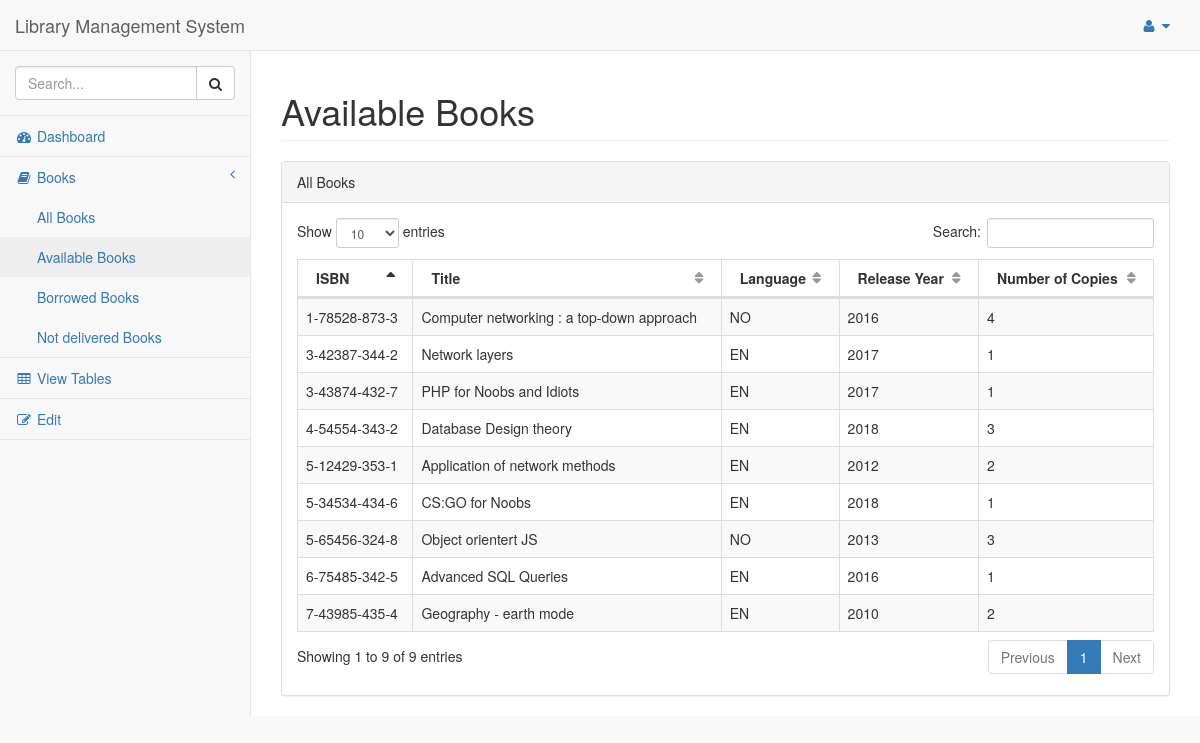
Screenshot of /pages/available_books.php with the database file from the repository.
### tables this page shows
CREATE TABLE Book (
  ISBN VARCHAR(17) NOT NULL UNIQUE,
  Publisher_ID INT NOT NULL,
  Title VARCHAR(45) NOT NULL,
  Year INT(4) NOT NULL,
  Language VARCHAR(2) NOT NULL,
  Dewey VARCHAR(45) NOT NULL,
  Notes VARCHAR(255) NULL,
  PRIMARY KEY (ISBN),
  FOREIGN KEY (Publisher_ID) REFERENCES Publisher(ID)
);

### pages/available_books.php (the view, shortened to what this page needs)
<!DOCTYPE html>
<html lang="en">
<head>
    <link href="../vendor/bootstrap/css/bootstrap.min.css" rel="stylesheet">
    <link href="../vendor/metisMenu/metisMenu.min.css" rel="stylesheet">
    <link href="../vendor/datatables-plugins/dataTables.bootstrap.css" rel="stylesheet">
    <link href="../vendor/datatables-responsive/dataTables.responsive.css" rel="stylesheet">
    <link href="../dist/css/sb-admin-2.css" rel="stylesheet">
    <link href="../vendor/font-awesome/css/font-awesome.min.css" rel="stylesheet" type="text/css">
</head>
<?php
    $myPDO = new PDO('sqlite:../database/LibraryDatabase.db');
    ?>
<body>
    <div id="wrapper">
        <nav class="navbar navbar-default navbar-static-top" role="navigation" style="margin-bottom: 0">
            <div class="navbar-header">
                <a class="navbar-brand" href="index.php">Library Management System</a>
            </div>
            <ul class="nav navbar-top-links navbar-right">
                <li class="dropdown">
                    <a class="dropdown-toggle" data-toggle="dropdown" href="#">
                        <i class="fa fa-user fa-fw"></i> <i class="fa fa-caret-down"></i>
                    </a>
                </li>
            </ul>
            <div class="navbar-default sidebar" role="navigation">
                <div class="sidebar-nav navbar-collapse">
                    <ul class="nav" id="side-menu">
                        <li class="sidebar-search">
                            <div class="input-group custom-search-form">
                                <input type="text" class="form-control" placeholder="Search...">
                                <span class="input-group-btn">
                                <button class="btn btn-default" type="button">
                                    <i class="fa fa-search"></i>
                                </button>
                            </span>
                            </div>
                        </li>
                        <li>
                            <a href="index.php"><i class="fa fa-dashboard fa-fw"></i> Dashboard</a>
                        </li>
                        <li>
                            <a href="#"><i class="fa fa-book fa-fw"></i> Books <span class="fa arrow"></span></a>
                            <ul class="nav nav-second-level">
                                <li>
                                    <a href="books.php">All Books</a>
                                </li>
                                <li>
                                    <a href="available_books.php">Available Books</a>
                                </li>
                                <li>
                                    <a href="borrowed_books.php">Borrowed Books</a>
                                </li>
                                <li>
                                    <a href="notdelivered_books.php">Not delivered Books</a>
                                </li>
                            </ul>
                        </li>
                        <li>
                            <a href="tables.html"><i class="fa fa-table fa-fw"></i> View Tables</a>
                        </li>
                        <li>
                            <a href="edit.php"><i class="fa fa-edit fa-fw"></i> Edit </a>                        </li>
                    </ul>
                </div>
            </div>
        </nav>
        <div id="page-wrapper">
            <div class="row">
                <div class="col-lg-12">
                    <h1 class="page-header">Available Books</h1>
                </div>
            </div>
            <div class="row">
                <div class="col-lg-12">
                    <div class="panel panel-default">
                        <div class="panel-heading">
                            All Books
                        </div>
                        <div class="panel-body">
                            <table width="100%" class="table table-striped table-bordered table-hover" id="dataTables-example">
                                <thead>
                                    <tr>
                                        <th>ISBN</th>
                                        <th>Title</th>
                                        <th>Language</th>
                                        <th>Release Year</th>
                                        <th>Number of Copies</th>
                                    </tr>
                                </thead>
                                <tbody>
                                <?php
                                $result = "SELECT b.ISBN, b.title, b.Language, b.Year, (SELECT COUNT(DISTINCT bc.Copy_ID))
                                            FROM Book b, Returns r, Loans l, Book_copies bc
                                            WHERE b.ISBN = bc.ISBN
                                            AND (l.Book_ID = bc.Copy_ID
                                            AND (SELECT COUNT(bc2.Copy_ID)
                                                  FROM Book_copies bc2
                                                  WHERE b.ISBN = bc2.ISBN) > ((SELECT COUNT(ID)
                                                                                FROM loans
                                                                                WHERE Book_ID = bc.Copy_ID) - (SELECT COUNT(ID)
                                                                                                                FROM Returns
                                                                                                                WHERE Loans_ID = l.ID)) OR (bc.Copy_ID NOT IN (SELECT Book_ID FROM Loans)))
                                            GROUP BY (b.ISBN)";
                                $res1 = $myPDO->query($result);
                                while ($row = $res1->fetch()) {
                                    $ISBN = $row[0];
                                    $title = $row[1];
                                    $language = $row[2];
                                    $year = $row[3];
                                    $numOfCopies = $row[4];
                                    echo '<tr>' . '<td>' . $ISBN . '</td>' . '<td>' . $title . '</td>' .
                                        '<td>' . $language . '</td>' . '<td>' . $year . '</td>' . '<td>' . $numOfCopies . '</td>'. '</tr>';
                                }
                                ?>
                                </tbody>
                            </table>
                        </div>
                    </div>
                </div>
            </div>
        </div>
    </div>
</body>
</html>

### rows the page displays
book: ISBN "1-78528-873-3", Title "Computer networking : a top-down approach", Language "NO", Year "2016", numOfCopies "4"
book: ISBN "3-42387-344-2", Title "Network layers", Language "EN", Year "2017", numOfCopies "1"
book: ISBN "3-43874-432-7", Title "PHP for Noobs and Idiots", Language "EN", Year "2017", numOfCopies "1"
book: ISBN "4-54554-343-2", Title "Database Design theory", Language "EN", Year "2018", numOfCopies "3"
book: ISBN "5-12429-353-1", Title "Application of network methods", Language "EN", Year "2012", numOfCopies "2"
book: ISBN "5-34534-434-6", Title "CS:GO for Noobs", Language "EN", Year "2018", numOfCopies "1"
book: ISBN "5-65456-324-8", Title "Object orientert JS", Language "NO", Year "2013", numOfCopies "3"
book: ISBN "6-75485-342-5", Title "Advanced SQL Queries", Language "EN", Year "2016", numOfCopies "1"
book: ISBN "7-43985-435-4", Title "Geography - earth mode", Language "EN", Year "2010", numOfCopies "2"
